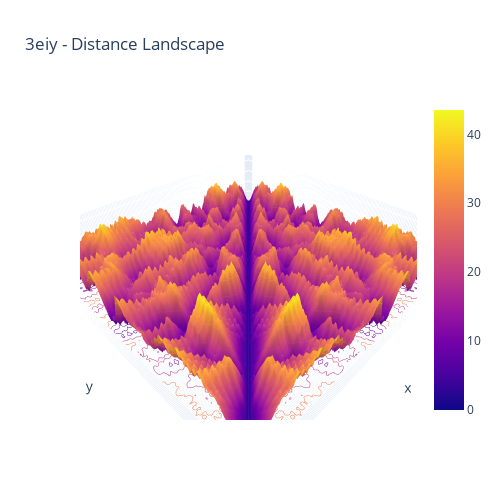

Write notebook code for a chart like this one.
### Markdown cell above
## Distance Landscape
We can also visualise the distance matrix as a landscape in 3D using [`plot_distance_landscape()`](https://graphein.ai/modules/graphein.protein.html#graphein.protein.visualisation.plot_distance_landscape). In this plot, the distance is represented by both the colour and the height of the peaks.

### Code cell
from graphein.protein.visualisation import plot_distance_landscape

plot_distance_landscape(simple_graph)

### Figure 1 — Plotly figure (JSON) as saved in the notebook; plotly's stock layout.template omitted (floating-point values rounded to 4 significant figures; data arrays with more than 128 entries replaced by an {"elided": "..."} marker saying what was removed)
{"data": [{"contours": {"z": {"highlightcolor": "limegreen", "project": {"z": true}, "show": true, "usecolormap": true}}, "type": "surface", "z": {"elided": "174x174 float values"}}], "layout": {"autosize": false, "height": 500, "scene": {"xaxis": {"nticks": 10, "showticklabels": false, "ticktext": {"elided": "174 str values"}, "tickvals": {"elided": "174 int values"}}, "yaxis": {"nticks": 10, "showticklabels": false, "ticktext": {"elided": "174 str values"}, "tickvals": {"elided": "174 int values"}}, "zaxis": {"title": {"text": "Distance"}}}, "title": {"text": "3eiy - Distance Landscape"}, "width": 500}}
